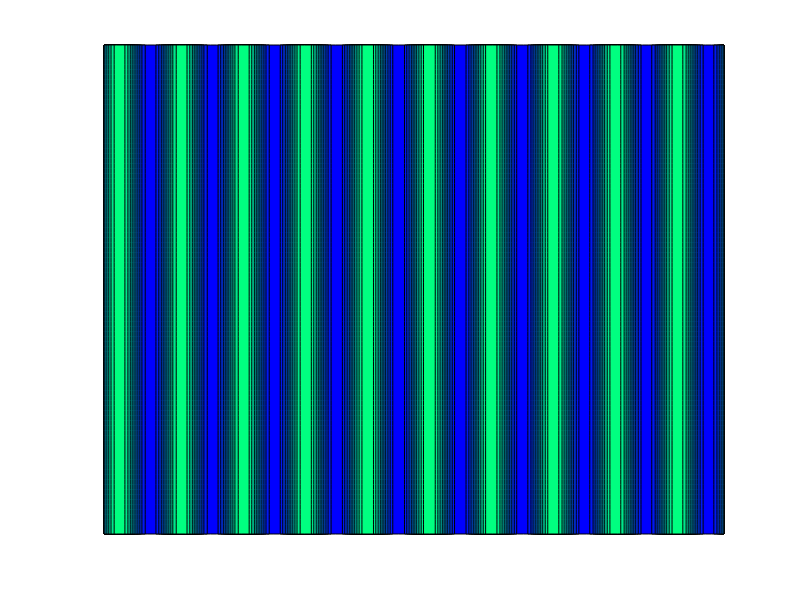

The MATLAB source for this figure: (Note: this script raises an error after producing the figure.)
% refraction_2.m


clear all
close all
clc
tic
N = 100;

wL1 = 10; wL2 = 4;
k1 = 2*pi/wL1; k2 = 2*pi/wL2;
v = 20;
T = wL1/v;
tmax = 1*T;

% interface
x1 = 30; y1 = 0; x2 = 80; y2 = 100;


t0 = atand((y2-y1)/(x2-x1));
t1 = 90 - t0;
t2 = asind((wL2/wL1)*sind(t1));

m1 = tand(t0);
b1 = y1 - m1 * x1;
x = linspace(0,100,N);
y = x;

z = zeros(N,N);


figure(1)
set(gcf,'color',[1 1 1]);
axis off
c = 0;
for cx = 1:N
z(:,cx)= sin(k1 * x(cx)-2*pi*0/T);
end
contourf(z)
axis off
shading flat
colormap(winter)

M = getframe;
[im,map] = rgb2ind(M.cdata,256,'nodither');  %RGB to indexed images
im(1,1,1,10) = 0;

for t = 0 : 0.1/3 : tmax
  for cx = 1 : N;
    if cx < N/2,
    z(:,cx)= sin(k1 * x(cx)-2*pi*t/T);
    else
    z(:,cx)= sin(k1 * x(N/2) + k2 * (x(cx)-x(N/2)) - 2*pi*t/T);    
    end
  end
contourf(z)
axis off
shading flat
colormap(winter)
drawnow
c = c+1;

M = getframe;
im(:,:,1,c) = rgb2ind(M.cdata,map,'nodither');

%pause(0.01)
end

%  ag_name = 'refraction_2_1.gif';
%    delay = 0;
%    imwrite(im,map,ag_name,'DelayTime',delay,'LoopCount',inf);
% 

toc
